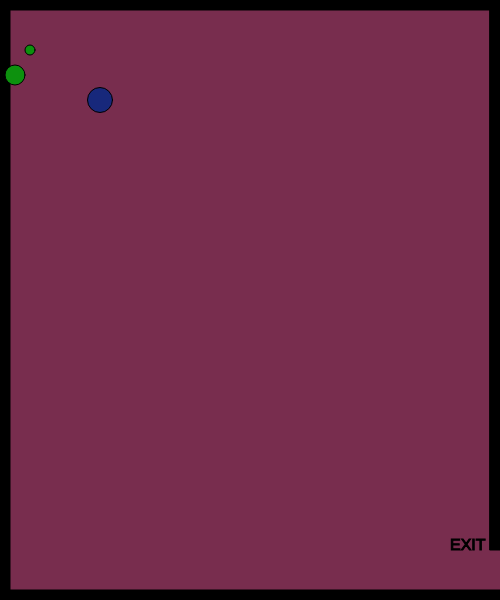
Frame 1 (no input)
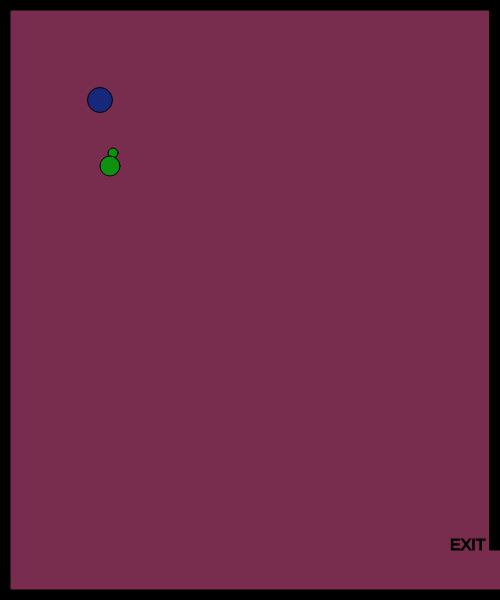
Frame 60 (no input)
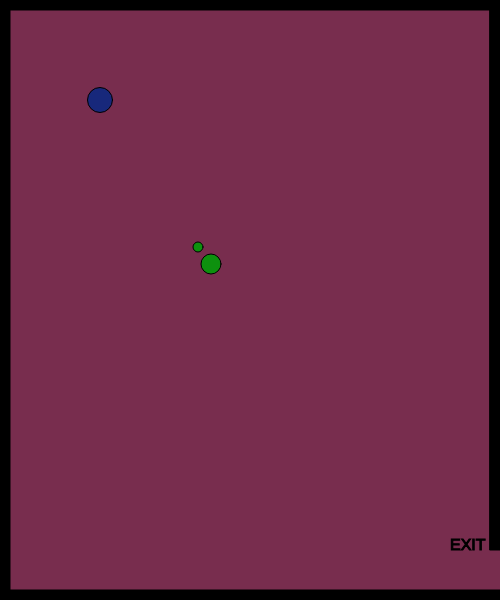
Frame 120 (the mouse pressed at the canvas centre since frame 60)

The p5.js sketch that drew these frames (run headless with seeded random() and noise() and a simulated clock; from frame 60 on, the mouse is pressed at the canvas centre):

// p5.js sketch
// ── sketch.js
// x and y for my character
var characterX = 100;
var characterY = 100;
// define the key codes for each letter
var w = 87;
var s = 83;
var a = 65;
var d = 68;

// x and y for a shape
var shapeX = 30;
var shapeY = 50;
var shapeX2 = 15;
var shapeY2 = 75;
var shapeX2speed;
var shapeY2speed;
var shapeXSpeed;
var shapeYSpeed;

// create a shape when the mouse is clicked
var mouseShapeX;
var mouseShapeY;
function setup()
{
    createCanvas(500, 600);
    // get a random speed when the it first starts
    shapeXSpeed = Math.floor(Math.random() * (Math.floor(Math.random() * 5)) + 1);
    shapeYSpeed = Math.floor(Math.random() * (Math.floor(Math.random() * 5)) + 1);
}

function draw()
{

    background(120,45,78);
    stroke(0);
    fill(0);
    // top border
    rect(0,0,width,10);
    // left border
    rect(0,0,10,height);
    // bottom border
    rect(0, height-10,width, 10);
    // right upper border
    rect(width-10,0,10,height-50);

    // exit message
    textSize(16);
    text("EXIT", width-50,height-50)

    //character
    fill(23,40,123);
    circle(characterX,characterY,25);

    moveplayer()

  

enemy1()

    // potential enemy
    fill(13,145,14);
    // draw the shape
    circle(shapeX, shapeY, 10);

    // potential enemy
  function enemy1() { fill(13,60,14)};
    // draw the shape
    circle(shapeX2, shapeY2, 20);

     // get a random speed when the it first starts
     shapeXSpeed = Math.floor(Math.random() * (Math.floor(Math.random() * 5)) + 1);
     shapeYSpeed = Math.floor(Math.random() * (Math.floor(Math.random() * 5)) + 1);

    // move the shape
    shapeX += shapeXSpeed;
    shapeY += shapeYSpeed;
    // check to see if the shape has gone out of bounds
    if(shapeX > width)
    {
        shapeX = 0;
    }
    if(shapeX < 0)
    {
        shapeX = width;
    }
    if(shapeY > height)
    {
        shapeY = 0;
    }
    if(shapeY < 0)
    {
        shapeY = height;
    }
    // get a random speed when the it first starts
    shapeX2speed = Math.floor(Math.random() * (Math.floor(Math.random() * 5)) + 1);
    shapeY2speed = Math.floor(Math.random() * (Math.floor(Math.random() * 5)) + 1);

   // move the shape
   shapeX2 += shapeX2speed;
   shapeY2 += shapeY2speed;
   // check to see if the shape has gone out of bounds
   if(shapeX2 > width)
   {
       shapeX2 = 0;
   }
   if(shapeX2 < 0)
   {
       shapeX2 = width;
   }
   if(shapeY2 > height)
   {
       shapeY2 = 0;
   }
   if(shapeY2 < 0)
   {
       shapeY2 = height;
   }
    // check to see if the character has left the exit
    if(characterX > width && characterY > width-50)
  function Youwin()
  {
        fill(0);
        stroke(5);
        textSize(26);
        text("You Win!", width/2-50, height/2-50);
    }

    // create the shape based on the mouse click
    fill(120,130,140);
    circle(mouseShapeX, mouseShapeY, 25);
}

function mouseClicked()
{
    mouseShapeX = mouseX;
    mouseShapeY = mouseY;
}
function moveplayer(){

  // handle the keys
  if(keyIsDown(w))
  {
      characterY -= 10;
  }
  if(keyIsDown(s))
  {
      characterY += 10;
  }
  if(keyIsDown(a))
  {
      characterX -= 10;
  }
  if(keyIsDown(d))
  {
      characterX += 10;
  }
}
/*
function keyPressed() {
    if (keyCode === LEFT_ARROW) {
        characterX -= 10;
    }
    else if (keyCode === RIGHT_ARROW) {
        characterX += 10;
    }
    else if (keyCode === UP_ARROW) {
        characterY -= 10;
    }
    else if (keyCode === DOWN_ARROW) {
        characterY += 10;
    }
  }
  */
